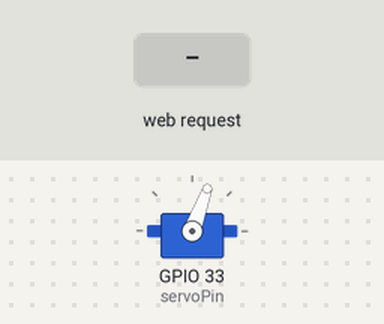
Recording of a sketch running on a simulated ESP32. Parts: servo. Inputs (shaded band) come from the test bench. WiFi joins after 1.5 s; servers stay silent unless stated; what the sketch prints to the serial monitor is not drawn.

Above: at 3.2 s.
3.3 s: HTTP request GET /data?value=1 received
At 4.0 s:
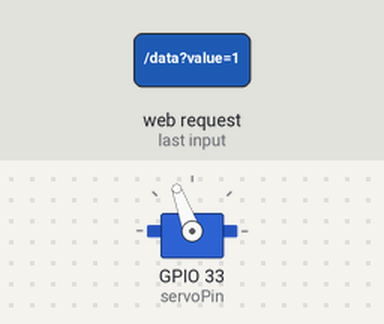
4.8 s: HTTP request GET /data?value=0 received
At 5.1 s:
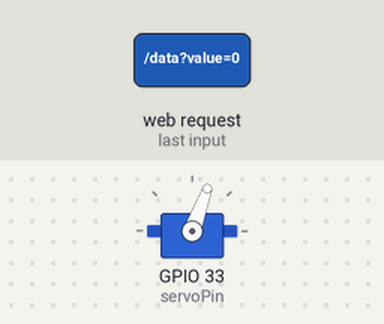
Timing chart, 0 to 7.8 s (numbered marks = the images above; inputs shaded):
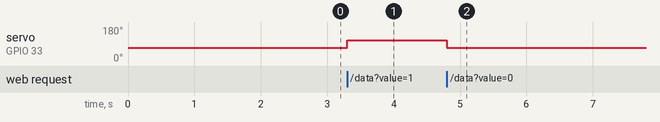

Measured:
- after the input at 3.3 s, servo on GPIO 33 (servoPin): 70° → 110° at once
- after the input at 4.8 s, servo on GPIO 33 (servoPin): 110° → 70° at once

The sketch:

1SL_WIFI.ino
```cpp
#include <WiFi.h>
#include <WebServer.h>
#include <ESP32Servo.h>

WebServer server(80);
Servo myServo;

const int servoPin = 33;
const char* ssid     = "-";
const char* password = "-";

void handleRoot() {
  server.sendHeader("Access-Control-Allow-Origin", "*");
  server.send(200, "text/plain", "ESP32 está listo para recibir datos.");
}

void handleControl() {
  server.sendHeader("Access-Control-Allow-Origin", "*");
  if (server.hasArg("value")) {
    String value = server.arg("value");
    if (value == "1") {
      myServo.write(110);
      server.send(200, "text/plain", "Pin 12 activado (HIGH).");
    } else if (value == "0") {
      myServo.write(70);
      server.send(200, "text/plain", "Pin 12 desactivado (LOW).");
    } else {
      server.send(400, "text/plain", "Valor no válido. Usa 1 o 0.");
    }
  } else {
    server.send(400, "text/plain", "Falta el parámetro 'value'.");
  }
}

void setup() {
  Serial.begin(921600);
  Serial.println("Desconectamos antes de conectar el WiFi");
  WiFi.disconnect();
  Serial.print("Conectando a  ");
  Serial.println(ssid);
  //Conectamos el esp a la red wifi
  WiFi.mode(WIFI_STA);
  WiFi.begin(ssid, password);
  //Intentamos conectarnos a la red
  while (WiFi.status() != WL_CONNECTED) {
    delay(500);
    Serial.print(".");
  }
  //Si logramos conectarnos mostramos la ip a la que nos conectamos
  Serial.println("");
  Serial.println("WiFi connected");
  Serial.println("IP address: ");
  Serial.println(WiFi.localIP());

  // Configurar rutas del servidor
  server.on("/", handleRoot);
  server.on("/data", handleControl);

  server.begin();
  Serial.println("Servidor iniciado.");

  //Configuracion salida del actuador lineal
  myServo.attach(servoPin);
  myServo.write(70);
  delay(500);
}

void loop() {
  // put your main code here, to run repeatedly:

  server.handleClient();


}
```
